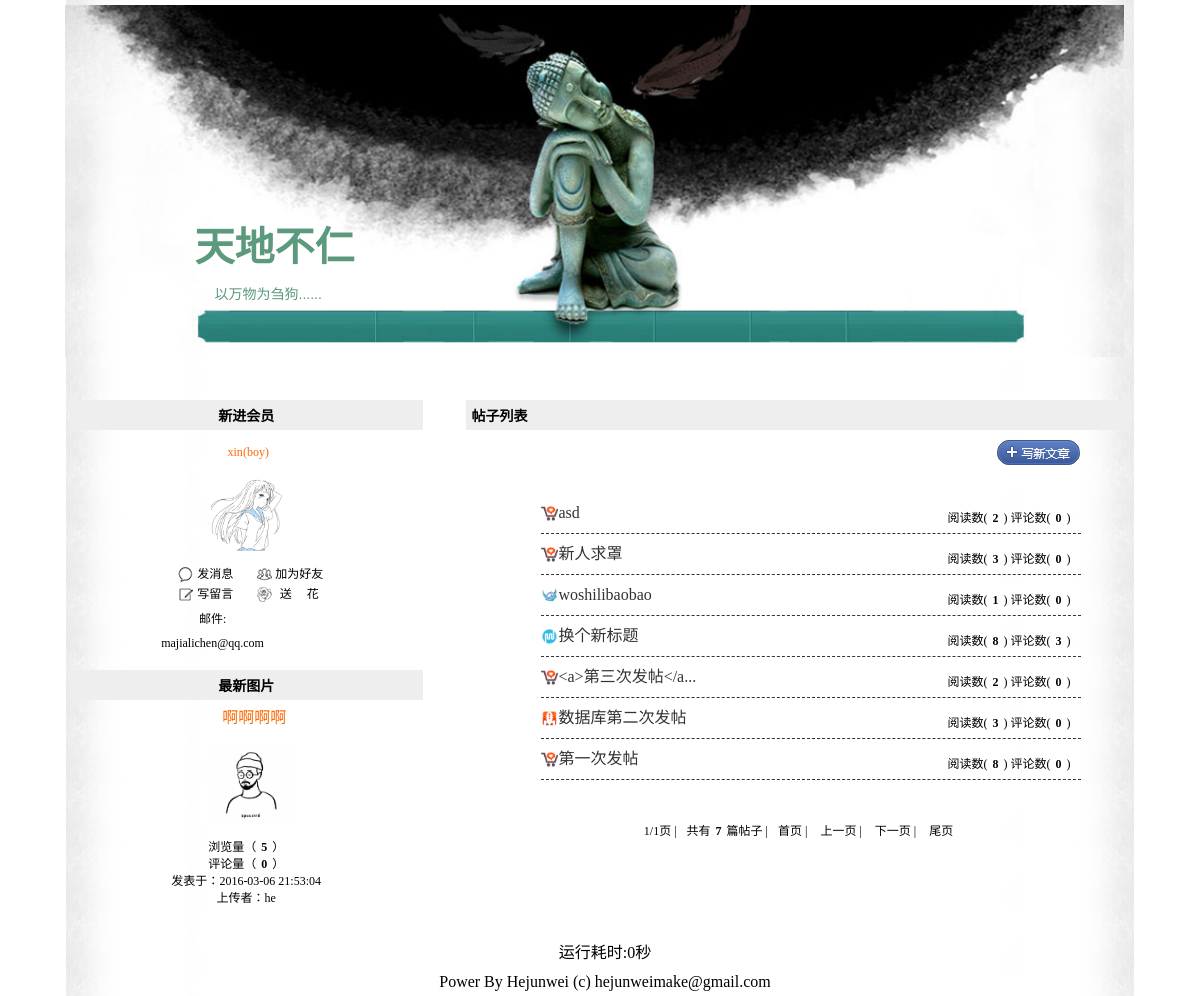
The page / on the database its author committed.
### tables this page shows
CREATE TABLE `mj_article` (
  `mj_id` int(8) unsigned NOT NULL AUTO_INCREMENT COMMENT 'id',
  `mj_username` varchar(20) NOT NULL,
  `mj_type` tinyint(2) unsigned NOT NULL,
  `mj_title` varchar(40) NOT NULL,
  `mj_content` varchar(10000) NOT NULL,
  `mj_read` int(8) unsigned NOT NULL COMMENT '阅读量',
  `mj_comment` int(8) unsigned NOT NULL COMMENT '评论量',
  `mj_nice` tinyint(3) unsigned NOT NULL COMMENT '精华帖',
  `mj_last_modify` datetime NOT NULL,
  `mj_date` datetime NOT NULL,
  `mj_reid` int(11) NOT NULL DEFAULT '0' COMMENT '主题id',
  PRIMARY KEY (`mj_id`)
);

CREATE TABLE `mj_system` (
  `mj_id` int(8) unsigned NOT NULL AUTO_INCREMENT,
  `mj_webname` varchar(20) NOT NULL COMMENT '网站名称',
  `mj_article` tinyint(2) unsigned NOT NULL COMMENT '文章分页',
  `mj_blog` tinyint(2) unsigned NOT NULL COMMENT '博友分页',
  `mj_photo` tinyint(2) unsigned NOT NULL COMMENT '相册分页',
  `mj_skin` tinyint(2) unsigned NOT NULL COMMENT '网站皮肤',
  `mj_string` varchar(200) NOT NULL COMMENT '敏感字符串过滤',
  `mj_post` tinyint(3) unsigned NOT NULL COMMENT '发帖限制',
  `mj_re` tinyint(3) unsigned NOT NULL COMMENT '回帖限制',
  `mj_code` tinyint(1) unsigned NOT NULL COMMENT '是否有验证码',
  `mj_register` tinyint(2) unsigned NOT NULL,
  PRIMARY KEY (`mj_id`)
);

CREATE TABLE `mj_photos` (
  `mj_id` int(8) unsigned NOT NULL AUTO_INCREMENT,
  `mj_name` varchar(20) NOT NULL,
  `mj_url` varchar(200) NOT NULL,
  `mj_content` varchar(200) NOT NULL,
  `mj_sid` int(8) NOT NULL COMMENT '图片对应的相册id',
  `mj_user` varchar(20) NOT NULL,
  `mj_read` int(5) NOT NULL COMMENT '浏览量',
  `mj_comment` int(5) NOT NULL COMMENT '评论量',
  `mj_date` datetime NOT NULL,
  PRIMARY KEY (`mj_id`)
);

### include/mysql.func.php (called while the page is built, shortened)
<?php
function _query($_sql){
    if(!$result = mysql_query($_sql)){
        exit(mysql_error());
    }
    return $result;
}
function _fetch_array($_sql){
    return mysql_fetch_array(_query($_sql),MYSQL_ASSOC);
}
function _fetch_array_list($_result){
    return mysql_fetch_array($_result,MYSQL_ASSOC);
}

### include/common.inc.php (called while the page is built, shortened)
<?php
global $_system;
require ROOT_PATH.'include/global.func.php';
require ROOT_PATH.'include/mysql.func.php';
if(!!$_rows = _fetch_array("SELECT
                                  *
                              FROM
                                  mj_system
                             WHERE
                                    mj_id=1
                             LIMIT 1
                             ")){
    $_system['webname'] = $_rows['mj_webname'];
    $_system['article'] = $_rows['mj_article'];
    $_system['blog'] = $_rows['mj_blog'];
    $_system['photo'] = $_rows['mj_photo'];
    $_system['skin'] = $_rows['mj_skin'];
    $_system['string'] = $_rows['mj_string'];
    $_system['post'] = $_rows['mj_post'];
    $_system['re'] = $_rows['mj_re'];
    $_system['code'] = $_rows['mj_code'];
    $_system['register'] = $_rows['mj_register'];
    $_system = _html($_system);
}else{
    exit("系统表异常");
}
?>

### index.php (the view, shortened to what this page needs)
<?php
require dirname(__FILE__).'/include/common.inc.php';
$_html=_html(_get_xml('new.xml'));
global $_pagenum,$_pagesize;
_page("SELECT mj_id FROM mj_article WHERE mj_reid=0",$_system['article']);
$_result=_query("SELECT
                        mj_id,
                        mj_title,
                        mj_type,
                        mj_read,
                        mj_comment
                   FROM
                        mj_article
                  WHERE
                        mj_reid=0
               ORDER BY
                        mj_date DESC
                  LIMIT $_pagenum,$_pagesize
                ");
$_photo = _fetch_array("SELECT * FROM mj_photos WHERE mj_sid IN(SELECT mj_id FROM mj_photo_dir WHERE mj_type=0) ORDER BY mj_date DESC LIMIT 1");
?>
<!DOCTYPE html PUBLIC "-//W3C//DTD XHTML 1.1//EN" "http://www.w3.org/TR/xhtml11/DTD/xhtml11.dtd">
<html xmlns="http://www.w3.org/1999/xhtml">
<head>
<link rel="stylesheet" type="text/css" href="css/basic.css" />
<link rel="stylesheet" type="text/css" href="css/index.css" />
</head>
<body>
<?php
    require ROOT_PATH.'include/header.inc.php';
?>
<div id="list">
	<h2>帖子列表</h2>
	<a href="post.php" class="post"></a>
	<ul class="article">
	<?php
    	$_htmllist=array();
    	while(!!$_rows=_fetch_array_list($_result)){
	        $_htmllist['id']=$_rows['mj_id'];
	        $_htmllist['type']=$_rows['mj_type'];
	        $_htmllist['title']=$_rows['mj_title'];
	        $_htmllist['read']=$_rows['mj_read'];
	        $_htmllist['comment']=$_rows['mj_comment'];
    	    $_htmllist=_html($_htmllist);
	        if(isset($_SESSION['admin'])){
    	        echo '<li class="icon'.$_htmllist['type'].'">
                        <em>阅读数(<strong>'.$_htmllist['read'].'</strong>)
                                                                评论数(<strong>'.$_htmllist['comment'].'</strong>)
                            <a href="index.php?delete='.$_htmllist['id'].'">[删除]</a>
                        </em><a href="article.php?id='.$_htmllist['id'].'"> '._title($_htmllist['title'],20).'</a></li>';
	        }else{
	            echo '<li class="icon'.$_htmllist['type'].'">
                        <em>阅读数(<strong>'.$_htmllist['read'].'</strong>)
                                                                评论数(<strong>'.$_htmllist['comment'].'</strong>)
                        </em><a href="article.php?id='.$_htmllist['id'].'"> '._title($_htmllist['title'],20).'</a></li>';
	        }
    	}
	?>
	</ul>
	<?php _paging(2,"篇帖子")?>
</div>
<div id="user">
	<h2>新进会员</h2>
	<dl>
		<dd class="user"><?php echo $_html['username']?>(<?php echo $_html['sex']?>)</dd>
		<dt><img src="image/<?php echo $_html['face']?>.jpg" alt="face" /></dt>
		<dd class="sendmsg" ><a href="javascript:;" name="message" id="<?php echo $_rows['mj_id']?>">发消息</a></dd>
		<dd class="addfriend"><a href="javascript:;" name="friend" id="<?php echo $_rows['mj_id']?>">加为好友</a></dd>
		<dd class="guest"><a href="javascript:;" name="text" id="<?php echo $_rows['mj_id']?>">写留言</a></dd>
		<dd class="flower"><a href="javascript:;" name="flower" id="<?php echo $_rows['mj_id']?>">送  　花</a></dd>
		<dd class="email">邮件:<br /><?php echo $_html['email']?></dd>
	</dl>
</div>
<div id="pics">
	<h2>最新图片</h2>
	<dl>
		<dd class="user"><?php echo $_photo['mj_name']?></dd>
		<dt><a href="photo_detail.php?id=<?php echo $_photo['mj_id']?>"><img src="<?php echo $_photo['mj_url']?>" alt="new" /></a></dt>
		<dd class="info">
			<p>浏览量（<strong><?php echo $_photo['mj_read']?></strong>）</p>
			<p>评论量（<strong><?php echo $_photo['mj_comment']?></strong>）</p>
			<p>发表于：<?php echo $_photo['mj_date']?></p>
			<p>上传者：<?php echo $_photo['mj_user']?></p>
		</dd>
	</dl>
</div>
<?php
    require ROOT_PATH.'include/footer.inc.php';
?>
</body>
</html>

### include/global.func.php (shortened to what this page needs)
<?php
function _title($_str,$_len){
    if(mb_strlen($_str,'utf-8')>$_len){
        $_str = mb_substr($_str,0,$_len,'utf-8').'...';
    }
    return $_str;
}
function _html($_str){
    if(is_array($_str)){
        foreach ($_str as $_key=>$_value){
            $_str[$_key]=_html($_value);
        }
        return $_str;
    }else{
        return htmlspecialchars($_str);
    }
}
function _paging($_type,$_content){
    global $_page,$_pageabsolute,$_num,$_id;
    if($_type==1){
        echo '<div id="page_num">';
        echo '<ul>';
        for($i=1;$i<=$_pageabsolute;$i++){
            if($_page==$i){
                echo "<li><a href='".SCRIPT.".php?".$_id."page=$i' class='selected'>$i</a></li>";
            }else{
                echo "<li><a href='".SCRIPT.".php?".$_id."page=$i'>$i</a></li>";
            }
        }
        echo "</ul>";
        echo "</div>";
    }elseif($_type==2){
        echo '<div id="page_text">';
        echo '<ul>';
        echo '<li>'.$_page."/".$_pageabsolute.'页 |</li>';
        echo '<li>共有<strong>'.$_num.'</strong>'.$_content.' |</li>';
        			 if($_page==1){
            			    echo "<li>首页 |</li>";
            			    echo "<li>上一页 |</li>";
        			 }
                     else{
                         echo "<li><a href='".SCRIPT.".php'>首页 |</a></li>";
                         echo "\n";
                         echo "<li><a href='".SCRIPT.".php?".$_id."page=".($_page-1)."'>上一页 |</a></li>";
                         echo "\n";
                     }
                     if($_page==$_pageabsolute){
                         echo "<li>下一页 |</li>";
                         echo "<li>尾页</li>";
                     }
                     else{
                         echo "<li><a href='".SCRIPT.".php?".$_id."page=".($_page+1)."'>下一页|</a></li>";
                         echo "\n";
                         echo "<li><a href='".SCRIPT.".php?".$_id."page=".($_pageabsolute)."'>尾页</a></li>";
                         echo "\n";
                     }
        	echo '</ul>';
        	echo '</div>';
    }
}
function _page($_sql,$_size){
    global $_page,$_pagesize,$_pagenum,$_pageabsolute,$_num;
    if(isset($_GET['page'])){
        $_page=$_GET['page'];
        if(empty($_page) || $_page<=0 || !is_numeric($_page)){
            $_page=1;
        }else{
            $_page=intval($_page);
        }
    }else{
        $_page=1;
    }
    $_num = mysql_num_rows(_query($_sql));
    $_pagesize=$_size;
    if($_num==0){
        $_pageabsolute=1;
    }else{
        $_pageabsolute=ceil($_num/$_pagesize);
    }
    $_pagenum=($_page-1)*$_pagesize;
}
function _get_xml($_xmlfile){
    $_html=array();
    if(file_exists($_xmlfile)){
        $_xml_content=file_get_contents($_xmlfile);
        preg_match_all('/<vip>(.*)<\/vip>/s', $_xml_content,$_dom);
        foreach ($_dom[1] as $_value){
            preg_match_all('/<id>(.*)<\/id>/s',$_value,$_id);
            preg_match_all('/<username>(.*)<\/username>/s',$_value,$_username);
            preg_match_all('/<sex>(.*)<\/sex>/s',$_value,$_sex);
            preg_match_all('/<face>(.*)<\/face>/s',$_value,$_face);
            preg_match_all('/<email>(.*)<\/email>/s',$_value,$_email);
            $_html['id']=$_id[1][0];
            $_html['username']=$_username[1][0];
            $_html['sex'] = $_sex[1][0];
            $_html['face'] = $_face[1][0];
            $_html['email'] = $_email[1][0];
        }
    }else{
        echo "xml error";
    }
    return $_html;
}
?>

### css/basic.css (style rules this page uses)
* { padding:5px; margin:0; }
body { padding:0; width:90%; margin:0 auto; background:url("../image/icon/bg.gif") repeat-y scroll center top; background-size:89%; }
li { display:inline; }
a { text-decoration:none; color:black; }
h2 { font-size:14px; background:#eee; }
#page_text { clear:both; height:20px; padding:10px 0; margin:1em auto; }
#page_text ul { font-size:12px; text-align:center; }
#page_text ul li { display:inline; }

### css/index.css (style rules this page uses)
#list { height:524px; width:62%; float:right; }
#list a.post { display:block; width:114px; height:33px; background:url(../image/icon/article.png) no-repeat; text-indent:-9999px; margin:10px 10px 0 auto; }
.article { padding:10px 50px; }
.article li { height:30px; line-height:30px; border-bottom:1px dashed #333; display:block; margin:0 0 0 25px; padding: 5px 5px 5px 12px }
.article li a { color:#333; }
.article li em { float:right; font-style:normal; font-size:12px; }
.article li.icon1 { background:url(../image/icon/icon1.png) no-repeat left center; background-size:17px; }
.article li.icon3 { background:url(../image/icon/icon3.png) no-repeat left center; background-size:17px; }
.article li.icon5 { background:url(../image/icon/icon5.png) no-repeat left center; background-size:17px; }
.article li.icon8 { background:url(../image/icon/icon8.png) no-repeat left center; background-size:17px; }
#user { width:33%; height:250px; float:left; margin:0 0 10px 0; font-size:12px; }
#user img { margin:0 auto; display:block; width:80px; height:80px; padding:0; }
#user h2 { text-indent:0; text-align:center; }
#user dl { width:170px; margin:0 auto; padding:10px 0 0 0; }
#user dl dt { width:170px; margin:0.5em 0 0.5em 0; }
#user dl dd { padding:0 0 0 1em; margin:0 0 0 1em; line-height:2em; height:20px; width:5em; text-align:center; float:left; }
#user dl dd.email { width:auto; padding:5px 0 0 0; text-align:center; margin:0; }
#user dl dd.user { color:#f60; width:150px; float:none; margin:0; }
#user dl dd.sendmsg { background:url(../image/icon/2.png) no-repeat 5px bottom; }
#user dl dd.addfriend { background:url(../image/icon/1.png) no-repeat left bottom; }
#user dl dd.guest { background:url(../image/icon/3.png) no-repeat 5px bottom; }
#user dl dd.flower { background:url(../image/icon/4.png) no-repeat left bottom; }
#pics { width:33%; height:250px; float:left; }
#pics img { margin:0 auto; display:block; width:80px; height:80px; padding:0; }
#pics h2 { text-indent:0; text-align:center; }
#pics dl { width:170px; margin:0 auto; padding:10px 0 0 0; }
#pics dl dt { width:170px; margin:0.5em 0 0.5em 0; }
#pics dl dd { padding:0; margin:0 0 0 1em; line-height:1em; height:20px; width:5em; text-align:center; float:left; }
#pics dl dd.info { width:100%; padding:0; margin:0; text-align:center; font-size:12px; }
.info p { padding:5px 0 0 0; }
#pics dl dd.user { color:#f60; width:auto; float:none; }
#pics dl dt a { padding:0; }

### rows shown on the page
mj_article: mj_read "2", mj_comment "0", mj_title "asd"
mj_article: mj_read "3", mj_comment "0", mj_title "新人求罩"
mj_article: shows a picture, mj_read "1", mj_comment "0", mj_title "woshilibaobao"
mj_article: shows a picture, mj_read "8", mj_comment "3", mj_title "换个新标题"
mj_article: mj_read "2", mj_comment "0", title "<a>第三次发帖</a..."
mj_article: shows a picture, mj_read "3", mj_comment "0", mj_title "数据库第二次发帖"
mj_article: mj_read "8", mj_comment "0", mj_title "第一次发帖"
mj_system: mj_article "1"
mj_photos: mj_name "啊啊啊啊", mj_url (picture), mj_read "5", mj_comment "0", mj_date "2016-03-06 21:53:04", mj_user "he"

### other values the page prints
$_page "1"
$_num "7"
$_content "篇帖子"
$_html['username'] "xin"
$_html['sex'] "boy"
$_html['email'] "majialichen@qq.com"
_runtime()-$start_time "0"
